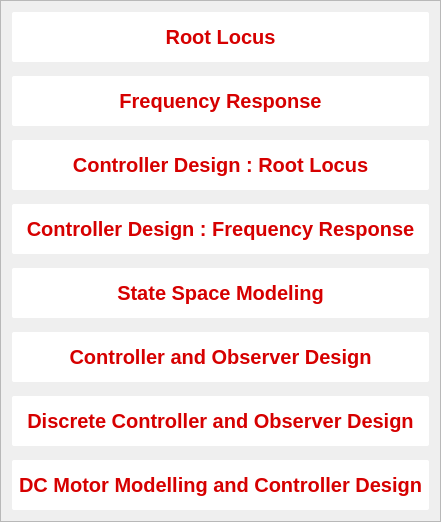
            <widget class="QFrame" name="frame">
             <property name="frameShape">
              <enum>QFrame::StyledPanel</enum>
             </property>
             <property name="frameShadow">
              <enum>QFrame::Raised</enum>
             </property>
             <layout class="QVBoxLayout" name="verticalLayout_2">
              <item>
               <widget class="QPushButton" name="RootLocus">
                <property name="sizePolicy">
                 <sizepolicy hsizetype="Minimum" vsizetype="Minimum">
                  <horstretch>0</horstretch>
                  <verstretch>0</verstretch>
                 </sizepolicy>
                </property>
                <property name="minimumSize">
                 <size>
                  <width>400</width>
                  <height>50</height>
                 </size>
                </property>
                <property name="maximumSize">
                 <size>
                  <width>16777215</width>
                  <height>90</height>
                 </size>
                </property>
                <property name="cursor">
                 <cursorShape>PointingHandCursor</cursorShape>
                </property>
                <property name="styleSheet">
                 <string notr="true">QPushButton {
 		background-color: rgb(255, 255, 255, 255);
		border-color: rgb(255, 255, 255);
		border-radius : 2px;
		color: rgb(214, 0, 0);
		font-size: 20px;
		padding:7px;
		font-family: &quot;SF Pro Display&quot;; 
			font-weight: bold; 
    		font-style: normal;

}

/* Saat mouse hover */
QPushButton:hover {
    background-color: rgb(255, 255, 255, 225);
}</string>
                </property>
                <property name="text">
                 <string>Root Locus</string>
                </property>
               </widget>
              </item>
              <item>
               <spacer name="verticalSpacer_7">
                <property name="orientation">
                 <enum>Qt::Vertical</enum>
                </property>
                <property name="sizeType">
                 <enum>QSizePolicy::Fixed</enum>
                </property>
                <property name="sizeHint" stdset="0">
                 <size>
                  <width>20</width>
                  <height>8</height>
                 </size>
                </property>
               </spacer>
              </item>
              <item>
               <widget class="QPushButton" name="Frequency">
                <property name="minimumSize">
                 <size>
                  <width>0</width>
                  <height>50</height>
                 </size>
                </property>
                <property name="maximumSize">
                 <size>
                  <width>16777215</width>
                  <height>90</height>
                 </size>
                </property>
                <property name="cursor">
                 <cursorShape>PointingHandCursor</cursorShape>
                </property>
                <property name="styleSheet">
                 <string notr="true">QPushButton {
 		background-color: rgb(255, 255, 255, 255);
		border-color: rgb(255, 255, 255);
		border-radius : 2px;
		color: rgb(214, 0, 0);
		font-size: 20px;
		padding:7px;
		font-family: &quot;SF Pro Display&quot;; 
			font-weight: bold; 
    		font-style: normal;

}

/* Saat mouse hover */
QPushButton:hover {
    background-color: rgb(255, 255, 255, 225);
}</string>
                </property>
                <property name="text">
                 <string>Frequency Response</string>
                </property>
               </widget>
              </item>
              <item>
               <spacer name="verticalSpacer_6">
                <property name="orientation">
                 <enum>Qt::Vertical</enum>
                </property>
                <property name="sizeType">
                 <enum>QSizePolicy::Fixed</enum>
                </property>
                <property name="sizeHint" stdset="0">
                 <size>
                  <width>20</width>
                  <height>8</height>
                 </size>
                </property>
               </spacer>
              </item>
              <item>
               <widget class="QPushButton" name="CDRootLocus">
                <property name="minimumSize">
                 <size>
                  <width>0</width>
                  <height>50</height>
                 </size>
                </property>
                <property name="maximumSize">
                 <size>
                  <width>16777215</width>
                  <height>90</height>
                 </size>
                </property>
                <property name="cursor">
                 <cursorShape>PointingHandCursor</cursorShape>
                </property>
                <property name="styleSheet">
                 <string notr="true">QPushButton {
 		background-color: rgb(255, 255, 255, 255);
		border-color: rgb(255, 255, 255);
		border-radius : 2px;
		color: rgb(214, 0, 0);
		font-size: 20px;
		padding:7px;
		font-family: &quot;SF Pro Display&quot;; 
			font-weight: bold; 
    		font-style: normal;

}

/* Saat mouse hover */
QPushButton:hover {
    background-color: rgb(255, 255, 255, 225);
}</string>
                </property>
                <property name="text">
                 <string>Controller Design : Root Locus</string>
                </property>
               </widget>
              </item>
              <item>
               <spacer name="verticalSpacer_5">
                <property name="orientation">
                 <enum>Qt::Vertical</enum>
                </property>
                <property name="sizeType">
                 <enum>QSizePolicy::Fixed</enum>
                </property>
                <property name="sizeHint" stdset="0">
                 <size>
                  <width>20</width>
                  <height>8</height>
                 </size>
                </property>
               </spacer>
              </item>
              <item>
               <widget class="QPushButton" name="CDFrequency">
                <property name="minimumSize">
                 <size>
                  <width>0</width>
                  <height>50</height>
                 </size>
                </property>
                <property name="maximumSize">
                 <size>
                  <width>16777215</width>
                  <height>90</height>
                 </size>
                </property>
                <property name="cursor">
                 <cursorShape>PointingHandCursor</cursorShape>
                </property>
                <property name="styleSheet">
                 <string notr="true">QPushButton {
 		background-color: rgb(255, 255, 255, 255);
		border-color: rgb(255, 255, 255);
		border-radius : 2px;
		color: rgb(214, 0, 0);
		font-size: 20px;
		padding:7px;
		font-family: &quot;SF Pro Display&quot;; 
			font-weight: bold; 
    		font-style: normal;

}

/* Saat mouse hover */
QPushButton:hover {
    background-color: rgb(255, 255, 255, 225);
}</string>
                </property>
                <property name="text">
                 <string>Controller Design : Frequency Response</string>
                </property>
               </widget>
              </item>
              <item>
               <spacer name="verticalSpacer_4">
                <property name="orientation">
                 <enum>Qt::Vertical</enum>
                </property>
                <property name="sizeType">
                 <enum>QSizePolicy::Fixed</enum>
                </property>
                <property name="sizeHint" stdset="0">
                 <size>
                  <width>20</width>
                  <height>8</height>
                 </size>
                </property>
               </spacer>
              </item>
              <item>
               <widget class="QPushButton" name="StateSpace">
                <property name="minimumSize">
                 <size>
                  <width>0</width>
                  <height>50</height>
                 </size>
                </property>
                <property name="maximumSize">
                 <size>
                  <width>16777215</width>
                  <height>90</height>
                 </size>
                </property>
                <property name="cursor">
                 <cursorShape>PointingHandCursor</cursorShape>
                </property>
                <property name="styleSheet">
                 <string notr="true">QPushButton {
 		background-color: rgb(255, 255, 255, 255);
		border-color: rgb(255, 255, 255);
		border-radius : 2px;
		color: rgb(214, 0, 0);
		font-size: 20px;
		padding:7px;
		font-family: &quot;SF Pro Display&quot;; 
			font-weight: bold; 
    		font-style: normal;

}

/* Saat mouse hover */
QPushButton:hover {
    background-color: rgb(255, 255, 255, 225);
}</string>
                </property>
                <property name="text">
                 <string>State Space Modeling</string>
                </property>
               </widget>
              </item>
              <item>
               <spacer name="verticalSpacer_3">
                <property name="orientation">
                 <enum>Qt::Vertical</enum>
                </property>
                <property name="sizeType">
                 <enum>QSizePolicy::Fixed</enum>
                </property>
                <property name="sizeHint" stdset="0">
                 <size>
                  <width>20</width>
                  <height>8</height>
                 </size>
                </property>
               </spacer>
              </item>
              <item>
               <widget class="QPushButton" name="COD">
                <property name="minimumSize">
                 <size>
                  <width>0</width>
                  <height>50</height>
                 </size>
                </property>
                <property name="maximumSize">
                 <size>
                  <width>16777215</width>
                  <height>90</height>
                 </size>
                </property>
                <property name="cursor">
                 <cursorShape>PointingHandCursor</cursorShape>
                </property>
                <property name="styleSheet">
                 <string notr="true">QPushButton {
 		background-color: rgb(255, 255, 255, 255);
		border-color: rgb(255, 255, 255);
		border-radius : 2px;
		color: rgb(214, 0, 0);
		font-size: 20px;
		padding:7px;
		font-family: &quot;SF Pro Display&quot;; 
			font-weight: bold; 
    		font-style: normal;

}

/* Saat mouse hover */
QPushButton:hover {
    background-color: rgb(255, 255, 255, 225);
}</string>
                </property>
                <property name="text">
                 <string>Controller and Observer Design</string>
                </property>
               </widget>
              </item>
              <item>
               <spacer name="verticalSpacer_2">
                <property name="orientation">
                 <enum>Qt::Vertical</enum>
                </property>
                <property name="sizeType">
                 <enum>QSizePolicy::Fixed</enum>
                </property>
                <property name="sizeHint" stdset="0">
                 <size>
                  <width>20</width>
                  <height>8</height>
                 </size>
                </property>
               </spacer>
              </item>
              <item>
               <widget class="QPushButton" name="DCOD">
                <property name="sizePolicy">
                 <sizepolicy hsizetype="Minimum" vsizetype="Fixed">
                  <horstretch>0</horstretch>
                  <verstretch>0</verstretch>
                 </sizepolicy>
                </property>
                <property name="minimumSize">
                 <size>
                  <width>0</width>
                  <height>50</height>
                 </size>
                </property>
                <property name="maximumSize">
                 <size>
                  <width>16777215</width>
                  <height>90</height>
                 </size>
                </property>
                <property name="cursor">
                 <cursorShape>PointingHandCursor</cursorShape>
                </property>
                <property name="styleSheet">
                 <string notr="true">QPushButton {
 		background-color: rgb(255, 255, 255, 255);
		border-color: rgb(255, 255, 255);
		border-radius : 2px;
		color: rgb(214, 0, 0);
		font-size: 20px;
		padding:7px;
		font-family: &quot;SF Pro Display&quot;; 
			font-weight: bold; 
    		font-style: normal;

}

/* Saat mouse hover */
QPushButton:hover {
    background-color: rgb(255, 255, 255, 225);
}</string>
                </property>
                <property name="text">
                 <string>Discrete Controller and Observer Design</string>
                </property>
               </widget>
              </item>
              <item>
               <spacer name="verticalSpacer">
                <property name="orientation">
                 <enum>Qt::Vertical</enum>
                </property>
                <property name="sizeType">
                 <enum>QSizePolicy::Fixed</enum>
                </property>
                <property name="sizeHint" stdset="0">
                 <size>
                  <width>20</width>
                  <height>8</height>
                 </size>
                </property>
               </spacer>
              </item>
              <item>
               <widget class="QPushButton" name="DCMotor">
                <property name="minimumSize">
                 <size>
                  <width>0</width>
                  <height>50</height>
                 </size>
                </property>
                <property name="maximumSize">
                 <size>
                  <width>16777215</width>
                  <height>90</height>
                 </size>
                </property>
                <property name="cursor">
                 <cursorShape>PointingHandCursor</cursorShape>
                </property>
                <property name="styleSheet">
                 <string notr="true">QPushButton {
 		background-color: rgb(255, 255, 255, 255);
		border-color: rgb(255, 255, 255);
		border-radius : 2px;
		color: rgb(214, 0, 0);
		font-size: 20px;
		padding:7px;
		font-family: &quot;SF Pro Display&quot;; 
			font-weight: bold; 
    		font-style: normal;

}

/* Saat mouse hover */
QPushButton:hover {
    background-color: rgb(255, 255, 255, 225);
}</string>
                </property>
                <property name="text">
                 <string>DC Motor Modelling and Controller Design</string>
                </property>
               </widget>
              </item>
             </layout>
            </widget>
